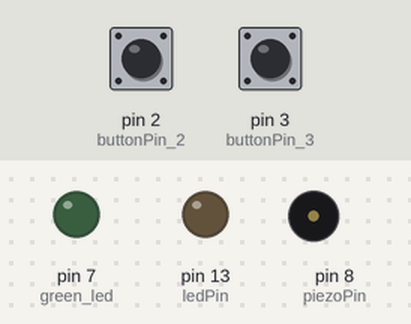
The sketch below on a simulated Arduino Uno, built with avr-gcc and run on an emulated ATmega328P. On the bench: output pins drawn as LEDs (lit = HIGH), buzzer (waves = sounding). The test bench sets the inputs (shaded band); at power-on: pin 2 (buttonPin_2) LOW, pin 3 (buttonPin_3) LOW.

Above: at 1.2 s.
1.3 s: pin 2 (buttonPin_2) pulled HIGH for 0.15 s
At 1.65 s:
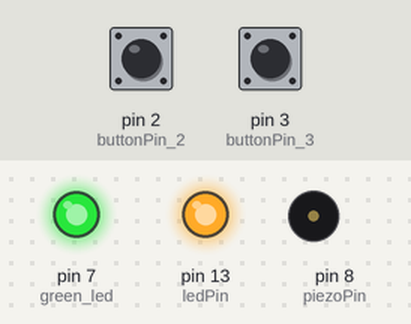
4.3 s: pin 3 (buttonPin_3) pulled HIGH for 0.15 s
At 5.0 s:
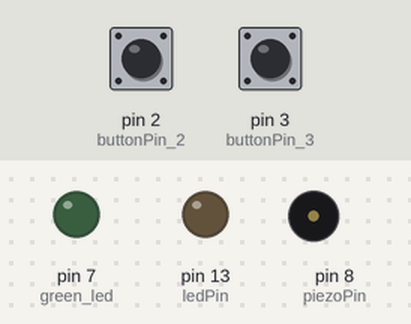
5.9 s: pin 2 (buttonPin_2) pulled HIGH for 1 s
At 6.0 s:
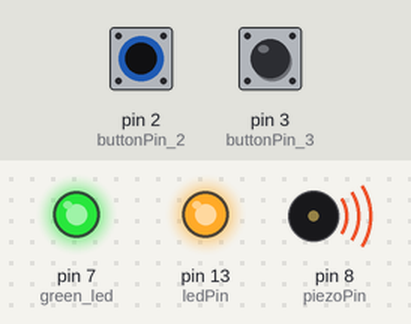
8.9 s: pin 2 (buttonPin_2) pulled HIGH for 3.2 s
At 9.0 s:
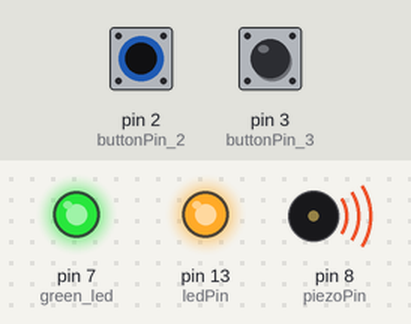
Timing chart, 0 to 14.6 s (numbered marks = the images above; inputs shaded):
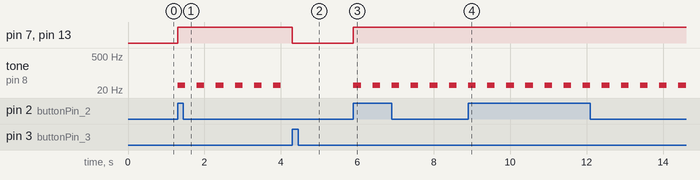

The sketch:

alarm_code.ino
```cpp
#define NOTE_B0 31
#define NOTE_C1 33
#define NOTE_CS1 35
#define NOTE_D1 37
#define NOTE_DS1 39
#define NOTE_E1 41
#define NOTE_F1 44
#define NOTE_FS1 46
#define NOTE_G1 49
#define NOTE_GS1 52
#define NOTE_A1 55
#define NOTE_AS1 58
#define NOTE_B1 62
#define NOTE_C2 65
#define NOTE_CS2 69
#define NOTE_D2 73
#define NOTE_DS2 78
#define NOTE_E2 82
#define NOTE_F2 87
#define NOTE_FS2 93
#define NOTE_G2 98
#define NOTE_GS2 104
#define NOTE_A2 110
#define NOTE_AS2 117
#define NOTE_B2 123
#define NOTE_C3 131
#define NOTE_CS3 139
#define NOTE_D3 147
#define NOTE_DS3 156
#define NOTE_E3 165
#define NOTE_F3 175
#define NOTE_FS3 185
#define NOTE_G3 196
#define NOTE_GS3 208
#define NOTE_A3 220
#define NOTE_AS3 233
#define NOTE_B3 247
#define NOTE_C4 262
#define NOTE_CS4 277
#define NOTE_D4 294
#define NOTE_DS4 311
#define NOTE_E4 330
#define NOTE_F4 349
#define NOTE_FS4 370
#define NOTE_G4 392
#define NOTE_GS4 415
#define NOTE_A4 440
#define NOTE_AS4 466
#define NOTE_B4 494
#define NOTE_C5 523
#define NOTE_CS5 554
#define NOTE_D5 587
#define NOTE_DS5 622
#define NOTE_E5 659
#define NOTE_F5 698
#define NOTE_FS5 740
#define NOTE_G5 784
#define NOTE_GS5 831
#define NOTE_A5 880
#define NOTE_AS5 932
#define NOTE_B5 988
#define NOTE_C6 1047
#define NOTE_CS6 1109
#define NOTE_D6 1175
#define NOTE_DS6 1245
#define NOTE_E6 1319
#define NOTE_F6 1397
#define NOTE_FS6 1480
#define NOTE_G6 1568
#define NOTE_GS6 1661
#define NOTE_A6 1760
#define NOTE_AS6 1865
#define NOTE_B6 1976
#define NOTE_C7 2093
#define NOTE_CS7 2217
#define NOTE_D7 2349
#define NOTE_DS7 2489
#define NOTE_E7 2637
#define NOTE_F7 2794
#define NOTE_FS7 2960
#define NOTE_G7 3136
#define NOTE_GS7 3322
#define NOTE_A7 3520
#define NOTE_AS7 3729
#define NOTE_B7 3951
#define NOTE_C8 4186
#define NOTE_CS8 4435
#define NOTE_D8 4699
#define NOTE_DS8 4978

//#include <SoftwareSerial.h>

#define DEBUG
const int buttonPin_2 = 2;  // Alarm on button
const int buttonPin_3 = 3;  // Alarm off button
const int green_led = 7;    // if Alarm on, green led on else green led off
int piezoPin = 8; //buzzer Pin
const int ledPin = 13; // 13pin LED


int tempo = 200;
int notes[12] = {NOTE_B4, NOTE_B4, NOTE_D5, NOTE_D5 ,NOTE_F5,NOTE_F5, NOTE_F5, NOTE_F5 , NOTE_A5,NOTE_A5,NOTE_A5,NOTE_A5 };

int buttonState_2 = 0;
int buttonState_3 = 0;

boolean isStateChange = 0;

void setup() {
  // put your setup code here, to run once:
  pinMode(ledPin, OUTPUT);
  pinMode(green_led, OUTPUT);
  pinMode(buttonPin_2, INPUT);
  pinMode(buttonPin_3, INPUT);

#ifdef DEBUG
  Serial.begin(115200); //DEBUG
#endif
}

void loop() {
  buttonState_2 = digitalRead(buttonPin_2);

  if(buttonState_2 == HIGH)
    alarm_on();
  else if(isStateChange == 1)
    nomal_time();
}

void alarm_on()
{
  digitalWrite(green_led, HIGH);
  digitalWrite(ledPin, HIGH);
  for(int i = 0; i< 12; i++)
  {
    buttonState_3 = digitalRead(buttonPin_3);
    if(buttonState_3 == LOW)
    {
      //tone(piezoPin, notes[i], tempo);
      tone(piezoPin, NOTE_B0, tempo);
      delay(500);
    }
  }
  isStateChange = 1;
}

void nomal_time()
{
    digitalWrite(ledPin, LOW);
    digitalWrite(green_led, LOW);
    isStateChange=0;
}
```

Measured:
- after the input at 1.3 s, pin 7 (green_led), pin 13 (ledPin): LOW → HIGH at once; tone on pin 8 (piezoPin): alternates 31 Hz for 0.20 s and silent for 0.30 s, starting at once
- after the input at 4.3 s, pin 7 (green_led), pin 13 (ledPin): HIGH → LOW at once; tone on pin 8 (piezoPin): stops changing and stays silent
- after the input at 5.9 s, pin 7 (green_led), pin 13 (ledPin): LOW → HIGH at once; tone on pin 8 (piezoPin): alternates 31 Hz for 0.20 s and silent for 0.30 s, starting at once
- after the input at 8.9 s, pin 7 (green_led), pin 13 (ledPin): stays HIGH (without the input it goes to LOW after 3.0 s)
